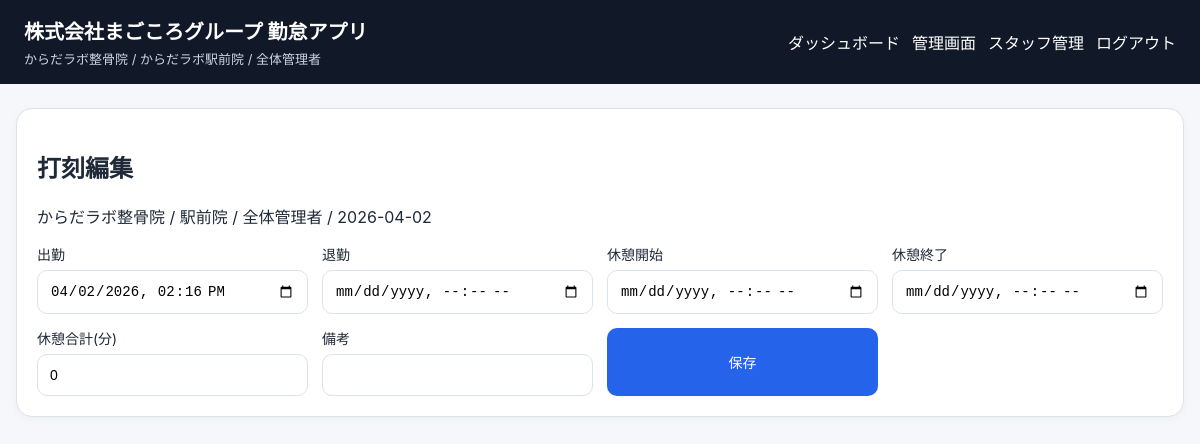
Screenshot of /admin/edit/1 (signed in) with the database file from the repository.
### tables this page shows
CREATE TABLE stores (
    id INTEGER PRIMARY KEY AUTOINCREMENT,
    company_name TEXT NOT NULL,
    brand_name TEXT NOT NULL,
    store_name TEXT NOT NULL,
    display_name TEXT NOT NULL,
    created_at TIMESTAMP DEFAULT CURRENT_TIMESTAMP
);

CREATE TABLE users (
    id INTEGER PRIMARY KEY AUTOINCREMENT,
    store_id INTEGER NOT NULL,
    username TEXT NOT NULL UNIQUE,
    password_hash TEXT NOT NULL,
    full_name TEXT NOT NULL,
    role TEXT NOT NULL CHECK(role IN ('admin', 'staff')),
    is_active INTEGER NOT NULL DEFAULT 1,
    created_at TIMESTAMP DEFAULT CURRENT_TIMESTAMP,
    FOREIGN KEY (store_id) REFERENCES stores (id)
);

CREATE TABLE attendance (
    id INTEGER PRIMARY KEY AUTOINCREMENT,
    user_id INTEGER NOT NULL,
    store_id INTEGER NOT NULL,
    work_date TEXT NOT NULL,
    clock_in TEXT,
    break_start TEXT,
    break_end TEXT,
    clock_out TEXT,
    break_minutes INTEGER DEFAULT 0,
    work_minutes INTEGER,
    note TEXT,
    created_at TIMESTAMP DEFAULT CURRENT_TIMESTAMP,
    updated_at TIMESTAMP DEFAULT CURRENT_TIMESTAMP,
    UNIQUE(user_id, work_date),
    FOREIGN KEY (user_id) REFERENCES users (id),
    FOREIGN KEY (store_id) REFERENCES stores (id)
);

### app.py (the view, shortened to what this page needs)
@app.route("/admin/edit/<int:attendance_id>", methods=["GET", "POST"])
@login_required
@admin_required
def edit_attendance(attendance_id):
    db = get_db()
    record = db.execute(
        """
        SELECT a.*, u.full_name, s.brand_name, s.store_name, s.display_name
        FROM attendance a
        JOIN users u ON a.user_id = u.id
        JOIN stores s ON a.store_id = s.id
        WHERE a.id = ?
        """,
        (attendance_id,),
    ).fetchone()
    if not record:
        flash("対象データが見つかりません。", "error")
        return redirect(url_for("admin_panel"))
    return render_template("edit_attendance.html", record=record)

### app.py (called while the page is built)
def get_db():
    if "db" not in g:
        g.db = sqlite3.connect(DATABASE)
        g.db.row_factory = sqlite3.Row
    return g.db

def database_ready() -> bool:
    if not os.path.exists(DATABASE):
        return False
    try:
        conn = sqlite3.connect(DATABASE)
        row = conn.execute("SELECT name FROM sqlite_master WHERE type='table' AND name='users'").fetchone()
        conn.close()
        return row is not None
    except sqlite3.Error:
        return False

def login_required(view):
    @wraps(view)
    def wrapped_view(**kwargs):
        if session.get("user_id") is None:
            return redirect(url_for("login"))
        return view(**kwargs)
    return wrapped_view

def admin_required(view):
    @wraps(view)
    def wrapped_view(**kwargs):
        if session.get("role") != "admin":
            flash("管理者のみ利用できます。", "error")
            return redirect(url_for("dashboard"))
        return view(**kwargs)
    return wrapped_view

@app.before_request
def load_logged_in_user():
    if request.endpoint == "init_db_route":
        g.user = None
        return
    if not database_ready():
        session.clear()
        g.user = None
        return
    user_id = session.get("user_id")
    if user_id is None:
        g.user = None
    else:
        g.user = get_db().execute(
            """
            SELECT u.*, s.brand_name, s.store_name, s.display_name, s.company_name
            FROM users u
            LEFT JOIN stores s ON u.store_id = s.id
            WHERE u.id = ?
            """,
            (user_id,),
        ).fetchone()
        if g.user is None:
            session.clear()

### templates/edit_attendance.html (shortened to what this page needs)
{% extends 'base.html' %}
{% block content %}
<div class="card">
  <h2>打刻編集</h2>
  <p>{{ record['brand_name'] }} / {{ record['store_name'] }} / {{ record['full_name'] }} / {{ record['work_date'] }}</p>
  <form method="post" class="grid-form cols-2">
    <label>出勤
      <input type="datetime-local" name="clock_in" value="{{ record['clock_in'][:16] if record['clock_in'] else '' }}">
    </label>
    <label>退勤
      <input type="datetime-local" name="clock_out" value="{{ record['clock_out'][:16] if record['clock_out'] else '' }}">
    </label>
    <label>休憩開始
      <input type="datetime-local" name="break_start" value="{{ record['break_start'][:16] if record['break_start'] else '' }}">
    </label>
    <label>休憩終了
      <input type="datetime-local" name="break_end" value="{{ record['break_end'][:16] if record['break_end'] else '' }}">
    </label>
    <label>休憩合計(分)
      <input type="number" name="break_minutes" value="{{ record['break_minutes'] or 0 }}">
    </label>
    <label>備考
      <input type="text" name="note" value="{{ record['note'] or '' }}">
    </label>
    <button type="submit">保存</button>
  </form>
</div>
{% endblock %}

### templates/base.html (shortened to what this page needs)
<!doctype html>
<html lang="ja">
<head>
  <link rel="stylesheet" href="{{ url_for('static', filename='style.css') }}">
</head>
<body>
  <header class="topbar">
    <div>
      <h1>株式会社まごころグループ 勤怠アプリ</h1>
      {% if g.user %}
      <p class="subhead">{{ g.user['brand_name'] }} / {{ g.user['display_name'] }} / {{ g.user['full_name'] }}</p>
      {% endif %}
    </div>
    {% if g.user %}
    <nav>
      <a href="{{ url_for('dashboard') }}">ダッシュボード</a>
      {% if session.get('role') == 'admin' %}
      <a href="{{ url_for('admin_panel') }}">管理画面</a>
      <a href="{{ url_for('manage_users') }}">スタッフ管理</a>
      {% endif %}
      <a href="{{ url_for('logout') }}">ログアウト</a>
    </nav>
    {% endif %}
  </header>
  <main class="container">
    {% block content %}{% endblock %}
  </main>
</body>
</html>

### static/style.css (style rules this page uses)
:root { --bg: #f6f7fb; --card: #ffffff; --text: #1f2937; --primary: #2563eb; --danger: #dc2626; --border: #dbe2ea; }
body { margin: 0; font-family: -apple-system, BlinkMacSystemFont, "Segoe UI", sans-serif; background: var(--bg); color: var(--text); }
.topbar { background: #111827; color: white; padding: 16px 24px; display: flex; justify-content: space-between; align-items: center; gap: 16px; }
.topbar h1 { margin: 0; font-size: 20px; }
.subhead { margin: 4px 0 0; color: #cbd5e1; font-size: 13px; }
.topbar nav { display: flex; gap: 12px; flex-wrap: wrap; }
.topbar a { color: white; text-decoration: none; }
.container { max-width: 1200px; margin: 24px auto; padding: 0 16px 40px; }
.card { background: var(--card); border: 1px solid var(--border); border-radius: 16px; padding: 20px; margin-bottom: 20px; box-shadow: 0 2px 8px rgba(15, 23, 42, 0.04); }
.grid-form { display: grid; gap: 14px; }
.grid-form.cols-2 { grid-template-columns: repeat(auto-fit, minmax(240px, 1fr)); }
label { display: grid; gap: 6px; font-size: 14px; }
input, select, button { padding: 12px; border-radius: 10px; border: 1px solid var(--border); font-size: 14px; }
button, .button-link { background: var(--primary); color: white; border: none; text-decoration: none; display: inline-block; cursor: pointer; }

### rows the page displays
stores: user.brand_name "からだラボ整骨院", user.display_name "からだラボ駅前院", brand_name "からだラボ整骨院", store_name "駅前院"
users: user.full_name "全体管理者", full_name "全体管理者"
attendance: work_date "2026-04-02", clock_in "04/02/2026 14:16", break_minutes "0"
